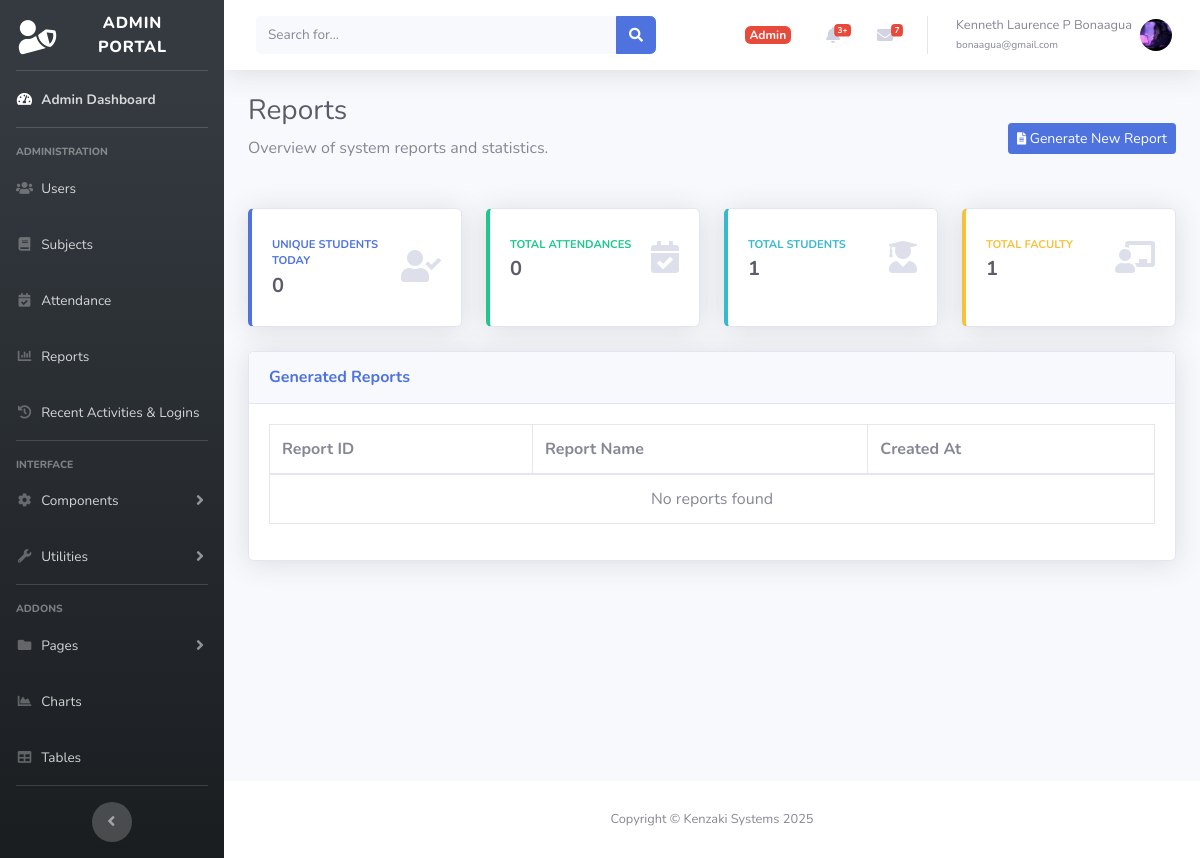
Before: /reports.php (signed in) with the older database file.
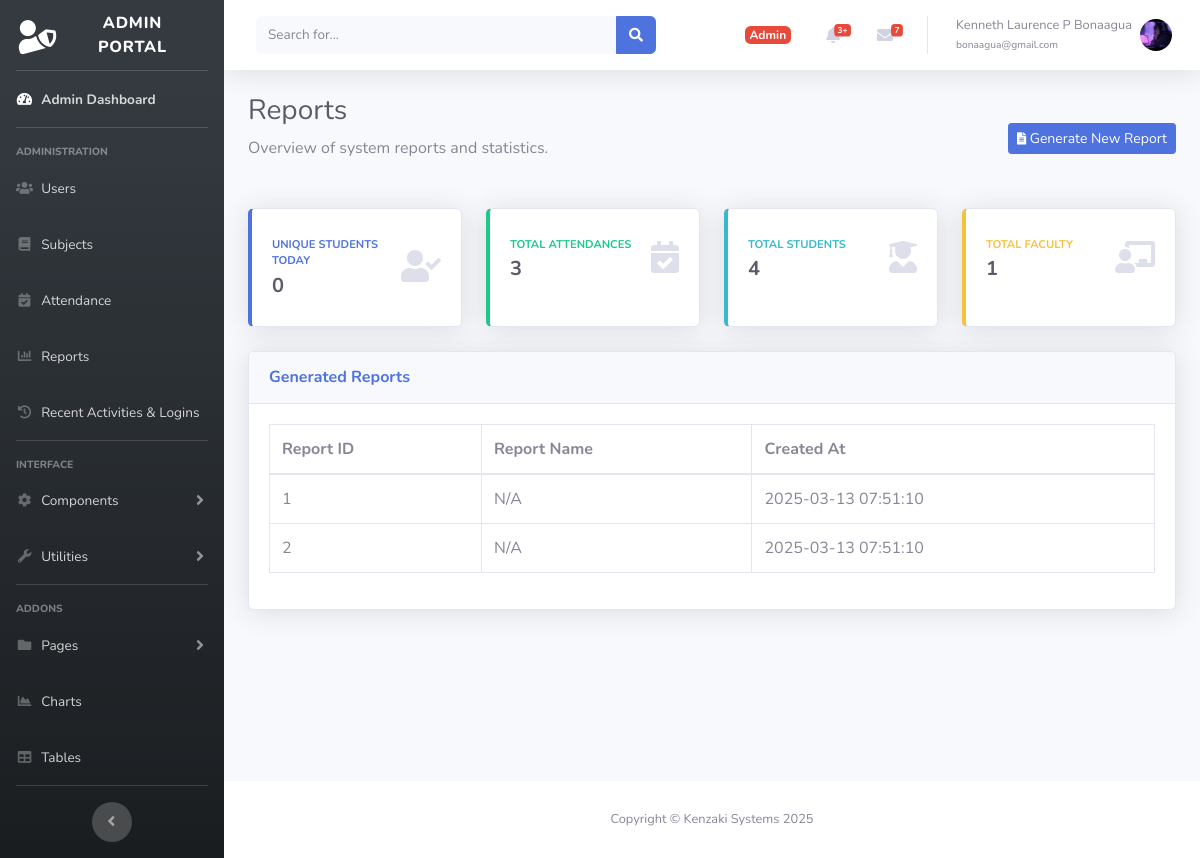
After: the same page with the newer database file.
### tables this page shows
CREATE TABLE `reports` (
  `id` int(11) NOT NULL,
  `name` varchar(255) NOT NULL,
  `type` varchar(50) NOT NULL,
  `format` varchar(10) NOT NULL,
  `generated_by` varchar(100) NOT NULL,
  `generated_at` datetime DEFAULT current_timestamp(),
  `file_path` varchar(255) NOT NULL,
  `parameters` text DEFAULT NULL,
  `status` varchar(20) DEFAULT 'completed',
  `created_at` timestamp NOT NULL DEFAULT current_timestamp()
);

### reports.php (the view, shortened to what the rows shown need)
<?php
include 'includes/header.php';
require 'db.php';
$reportsQuery = "SELECT * FROM reports ORDER BY created_at DESC";
$reportsResult = $conn->query($reportsQuery);
?>
<div class="container-fluid">
    <div class="d-sm-flex align-items-center justify-content-between mb-4">
        <div>
            <h1 class="h3 mb-2 text-gray-800">Reports</h1>
        </div>
    </div>
    <div class="card shadow mb-4">
        <div class="card-body">
            <div class="table-responsive">
                <table class="table table-bordered table-hover" id="dataTable" width="100%" cellspacing="0">
                    <thead>
                        <tr>
                            <th>Report ID</th>
                            <th>Report Name</th>
                            <th>Created At</th>
                        </tr>
                    </thead>
                    <tbody>
                        <?php
                        if ($reportsResult->num_rows > 0) {
                            while($report = $reportsResult->fetch_assoc()) {
                                echo "<tr>";
                                echo "<td>" . htmlspecialchars($report['id']) . "</td>";
                                echo "<td>" . htmlspecialchars($report['report_name'] ?? 'N/A') . "</td>";
                                echo "<td>" . htmlspecialchars($report['created_at']) . "</td>";
                                echo "</tr>";
                            }
                        } else {
                            echo "<tr><td colspan='3' class='text-center'>No reports found</td></tr>";
                        }
                        ?>
                    </tbody>
                </table>
            </div>
        </div>
    </div>
</div>
</div>
<?php include 'includes/footer.php'; ?>
</body>
</html>

Changed rows visible on the page:
added reports: id "1", report_name "N/A", created_at "2025-03-13 07:51:10"
added reports: id "2", report_name "N/A", created_at "2025-03-13 07:51:10"
Other visible differences:
$stats['total_attendances']: "0" → "3"
$stats['total_students']: "1" → "4"
text no longer shown: "No reports found"
